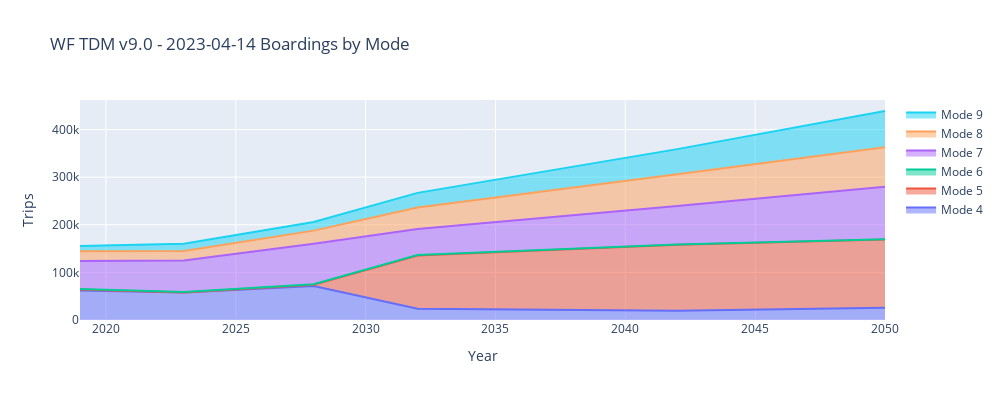

Notebook code cell kept with this figure:
### Code cell
# MAKE INTERACTIVE CHART
py.offline.init_notebook_mode(connected=True)

from ipywidgets import Layout

lstTdmVersionsWithDate = sorted(dfRouteSummaryWithScenarioData['tdmVersionWithDate'].unique().tolist())
lstScenarioGroups      = sorted(dfRouteSummaryWithScenarioData['scenarioGroup'     ].unique().tolist())

# remove include in all list
lstScenarioGroups = [i for i in lstScenarioGroups if i not in lstIncludeInAll] 

selectTdmVersionWithDate = widgets.Select        (options=lstTdmVersionWithDate, value=(lstTdmVersionsWithDate[2]), description='TDM Version'   , layout=Layout(display="flex", flex_flow='row'))
selectScenarioGroup      = widgets.Select        (options=lstScenarioGroups    , value=('RTP'                    ), description='Scenario Group', layout=Layout(display="flex", flex_flow='row'))
selectPercentOrTotal     = widgets.Select        (options=['Share','Total']    , value=('Share'                  ), description='Stack Type'    , layout=Layout(display="flex", flex_flow='row'))

# create output widget to display filtered DataFrame
output = widgets.Output()
hbox = widgets.HBox([selectTdmVersionWithDate, selectScenarioGroup])


# Set up a global variable to track whether the widgets have been changed
firstTime = True

# create output widget to display filtered DataFrame
output = widgets.Output()
hbox = widgets.HBox([selectTdmVersionWithDate, selectScenarioGroup, selectPercentOrTotal])

# create interactive widget
interactive_output = widgets.interactive_output(update_plot_stackedarea_boardings, {'tdmVersionWithDate': selectTdmVersionWithDate, 'scenarioGroup':selectScenarioGroup, 'percentOrTotal':selectPercentOrTotal})

# Display a markdown heading
display(Markdown('# Trip Mode Split Interactive Chart'))
display(hbox)
display(interactive_output)
display(output)

### Figure 1 — Plotly figure (JSON) as saved in the notebook; plotly's stock layout.template omitted (floating-point values rounded to 4 significant figures)
{"data": [{"mode": "lines", "name": "Mode 4", "stackgroup": "one", "type": "scatter", "x": [2019, 2023, 2028, 2032, 2042, 2050], "y": [62090.0, 57760.0, 71350.0, 23660.0, 19510.0, 25920.0]}, {"mode": "lines", "name": "Mode 5", "stackgroup": "one", "type": "scatter", "x": [2019, 2028, 2032, 2042, 2050], "y": [2153.0, 2727.0, 111600.0, 138500.0, 143200.0]}, {"mode": "lines", "name": "Mode 6", "stackgroup": "one", "type": "scatter", "x": [2019, 2023, 2028, 2032, 2042, 2050], "y": [841.6, 1220.0, 1068.0, 1195, 629.4, 262.8]}, {"mode": "lines", "name": "Mode 7", "stackgroup": "one", "type": "scatter", "x": [2019, 2023, 2028, 2032, 2042, 2050], "y": [58720.0, 65770.0, 85080.0, 54640.0, 80540.0, 110300.0]}, {"mode": "lines", "name": "Mode 8", "stackgroup": "one", "type": "scatter", "x": [2019, 2023, 2028, 2032, 2042, 2050], "y": [20330.0, 20150.0, 27430.0, 45210.0, 66800.0, 83250.0]}, {"mode": "lines", "name": "Mode 9", "stackgroup": "one", "type": "scatter", "x": [2019, 2023, 2028, 2032, 2042, 2050], "y": [11330.0, 15130.0, 18080.0, 30610.0, 52860.0, 75970.0]}], "layout": {"height": 400, "title": {"text": "WF TDM v9.0 - 2023-04-14 Boardings by Mode"}, "width": 1000, "xaxis": {"title": {"text": "Year"}}, "yaxis": {"title": {"text": "Trips"}}}}
